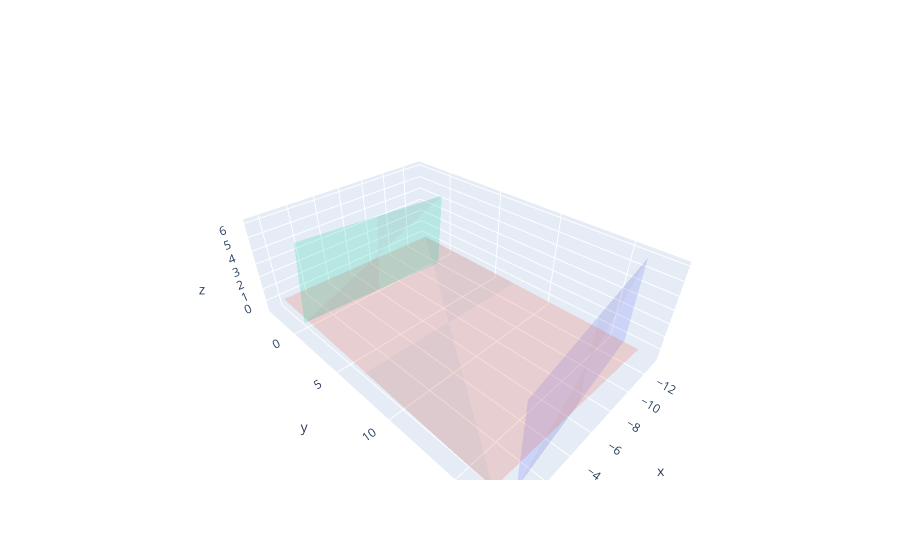

This figure's notebook cell:
### Code cell
import trace1 as G
import plotly.graph_objects as go

fig = go.Figure()
#pcd = o3d.io.read_point_cloud(d.paths[9])
#pcd = o3d.io.read_point_cloud('../limerick_pc.ply')
#G.plot_points(fig, np.array(pcd.points), size=0.3)#############################################
G.plot_surfaces(fig, new_surfaces[4:])

### Figure 1 — Plotly figure (JSON) as saved in the notebook; plotly's stock layout.template omitted (floating-point values rounded to 4 significant figures)
{"data": [{"alphahull": 5, "i": [0, 3], "j": [1, 1], "k": [2, 2], "opacity": 0.2, "type": "mesh3d", "x": [-13.0, -12.82, -0.5017, -0.3209], "y": [16.19, 16.22, 17.49, 17.53], "z": [-0.0926, 6.051, -0.4677, 5.676]}, {"alphahull": 5, "i": [0, 3], "j": [1, 1], "k": [2, 2], "opacity": 0.2, "type": "mesh3d", "x": [-0.01675, -13.25, 0.465, -12.77], "y": [-2.898, -2.575, 16.88, 17.2], "z": [-0.05766, -0.05512, -0.05458, -0.05204]}, {"alphahull": 5, "i": [0, 3], "j": [1, 1], "k": [2, 2], "opacity": 0.2, "type": "mesh3d", "x": [-11.8, -12.29, 0.5493, 0.06202], "y": [0.5087, 0.4861, 0.9678, 0.9451], "z": [-0.7133, 4.978, 0.3464, 6.037]}], "layout": {"scene": {"aspectmode": "data"}}}
